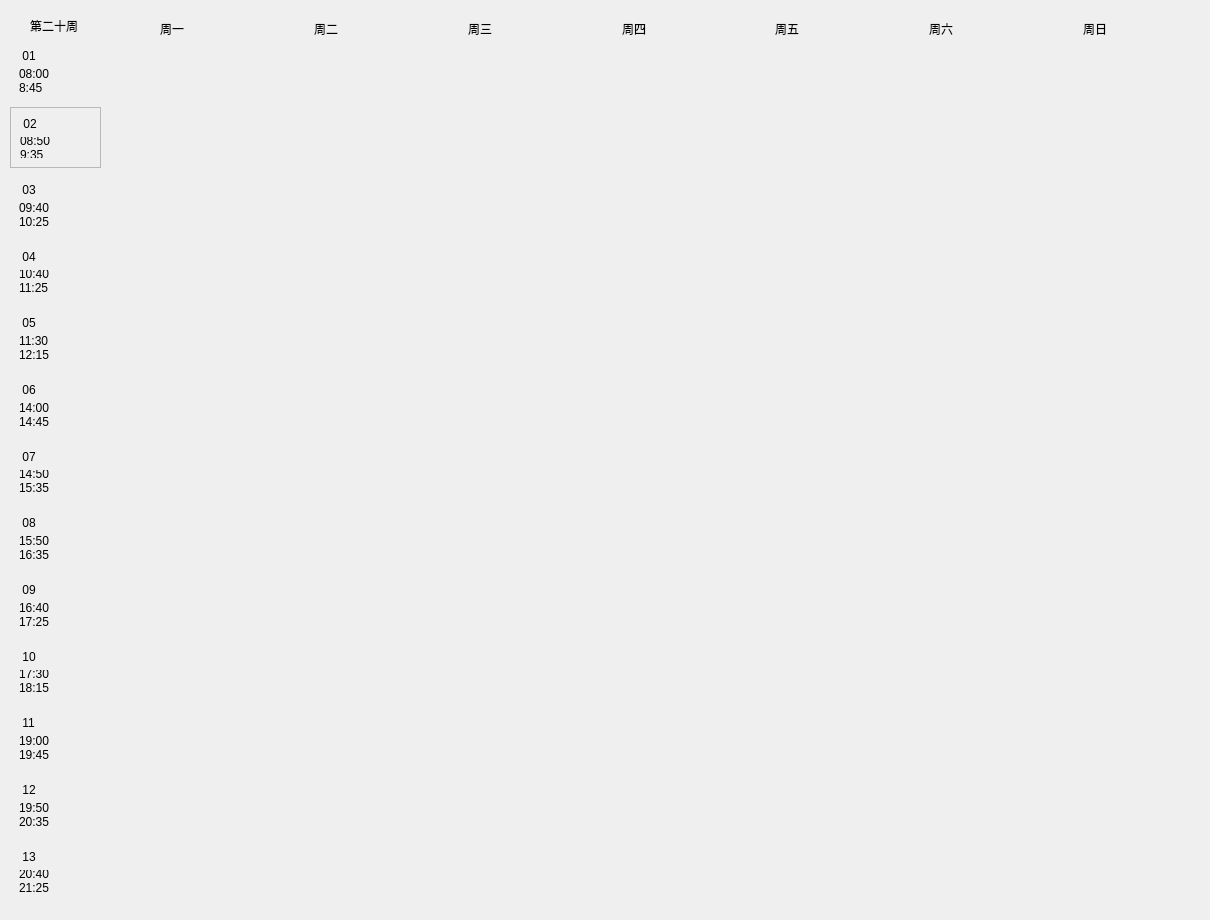
   <widget class="QWidget" name="page20">
    <widget class="QWidget" name="widget_305" native="true">
     <property name="geometry">
      <rect>
       <x>10</x>
       <y>0</y>
       <width>1191</width>
       <height>911</height>
      </rect>
     </property>
     <widget class="QLabel" name="firstweek_20">
      <property name="geometry">
       <rect>
        <x>20</x>
        <y>10</y>
        <width>101</width>
        <height>31</height>
       </rect>
      </property>
      <property name="styleSheet">
       <string notr="true">font: 12pt &quot;微软雅黑&quot;;</string>
      </property>
      <property name="text">
       <string>第二十周</string>
      </property>
     </widget>
     <widget class="QWidget" name="widget_306" native="true">
      <property name="geometry">
       <rect>
        <x>0</x>
        <y>40</y>
        <width>91</width>
        <height>861</height>
       </rect>
      </property>
      <layout class="QVBoxLayout" name="verticalLayout_267">
       <item>
        <widget class="QWidget" name="widget_307" native="true">
         <layout class="QVBoxLayout" name="verticalLayout_268">
          <item>
           <widget class="QLabel" name="num1_20">
            <property name="styleSheet">
             <string notr="true">font: rgb(32, 48, 126);
font: 12pt &quot;隶书&quot;;</string>
            </property>
            <property name="text">
             <string> 01</string>
            </property>
           </widget>
          </item>
          <item>
           <widget class="QLabel" name="first_20">
            <property name="text">
             <string>08:00
8:45</string>
            </property>
            <property name="scaledContents">
             <bool>false</bool>
            </property>
           </widget>
          </item>
         </layout>
        </widget>
       </item>
       <item>
        <widget class="QFrame" name="frame_20">
         <property name="frameShape">
          <enum>QFrame::StyledPanel</enum>
         </property>
         <property name="frameShadow">
          <enum>QFrame::Raised</enum>
         </property>
         <layout class="QVBoxLayout" name="verticalLayout_269">
          <item>
           <widget class="QLabel" name="num2_20">
            <property name="styleSheet">
             <string notr="true">font: rgb(32, 48, 126);
font: 12pt &quot;隶书&quot;;</string>
            </property>
            <property name="text">
             <string> 02</string>
            </property>
           </widget>
          </item>
          <item>
           <widget class="QLabel" name="second_20">
            <property name="text">
             <string>08:50
9:35</string>
            </property>
           </widget>
          </item>
         </layout>
        </widget>
       </item>
       <item>
        <widget class="QWidget" name="widget_308" native="true">
         <layout class="QVBoxLayout" name="verticalLayout_270">
          <item>
           <widget class="QLabel" name="num3_20">
            <property name="styleSheet">
             <string notr="true">font: 12pt &quot;隶书&quot;;</string>
            </property>
            <property name="text">
             <string> 03</string>
            </property>
           </widget>
          </item>
          <item>
           <widget class="QLabel" name="third_20">
            <property name="text">
             <string>09:40
10:25</string>
            </property>
           </widget>
          </item>
         </layout>
        </widget>
       </item>
       <item>
        <widget class="QWidget" name="widget_309" native="true">
         <layout class="QVBoxLayout" name="verticalLayout_271">
          <item>
           <widget class="QLabel" name="num4_20">
            <property name="styleSheet">
             <string notr="true">font: 12pt &quot;隶书&quot;;</string>
            </property>
            <property name="text">
             <string> 04</string>
            </property>
           </widget>
          </item>
          <item>
           <widget class="QLabel" name="forth_20">
            <property name="text">
             <string>10:40
11:25</string>
            </property>
           </widget>
          </item>
         </layout>
        </widget>
       </item>
       <item>
        <widget class="QWidget" name="widget_310" native="true">
         <layout class="QVBoxLayout" name="verticalLayout_272">
          <item>
           <widget class="QLabel" name="num5_20">
            <property name="styleSheet">
             <string notr="true">font: 12pt &quot;隶书&quot;;</string>
            </property>
            <property name="text">
             <string> 05</string>
            </property>
           </widget>
          </item>
          <item>
           <widget class="QLabel" name="fifth_20">
            <property name="text">
             <string>11:30
12:15</string>
            </property>
           </widget>
          </item>
         </layout>
        </widget>
       </item>
       <item>
        <widget class="QWidget" name="widget_311" native="true">
         <layout class="QVBoxLayout" name="verticalLayout_273">
          <item>
           <widget class="QLabel" name="num6_20">
            <property name="styleSheet">
             <string notr="true">font: 12pt &quot;隶书&quot;;</string>
            </property>
            <property name="text">
             <string> 06</string>
            </property>
           </widget>
          </item>
          <item>
           <widget class="QLabel" name="sixth_20">
            <property name="text">
             <string>14:00
14:45</string>
            </property>
           </widget>
          </item>
         </layout>
        </widget>
       </item>
       <item>
        <widget class="QWidget" name="widget_312" native="true">
         <layout class="QVBoxLayout" name="verticalLayout_274">
          <item>
           <widget class="QLabel" name="num7_20">
            <property name="styleSheet">
             <string notr="true">font: 12pt &quot;隶书&quot;;</string>
            </property>
            <property name="text">
             <string> 07</string>
            </property>
           </widget>
          </item>
          <item>
           <widget class="QLabel" name="seventh_20">
            <property name="text">
             <string>14:50
15:35</string>
            </property>
           </widget>
          </item>
         </layout>
        </widget>
       </item>
       <item>
        <widget class="QWidget" name="widget_313" native="true">
         <layout class="QVBoxLayout" name="verticalLayout_275">
          <item>
           <widget class="QLabel" name="num8_20">
            <property name="styleSheet">
             <string notr="true">font: 12pt &quot;隶书&quot;;</string>
            </property>
            <property name="text">
             <string> 08</string>
            </property>
           </widget>
          </item>
          <item>
           <widget class="QLabel" name="eighth_20">
            <property name="text">
             <string>15:50
16:35</string>
            </property>
           </widget>
          </item>
         </layout>
        </widget>
       </item>
       <item>
        <widget class="QWidget" name="widget_314" native="true">
         <layout class="QVBoxLayout" name="verticalLayout_276">
          <item>
           <widget class="QLabel" name="num9_20">
            <property name="styleSheet">
             <string notr="true">font: 12pt &quot;隶书&quot;;</string>
            </property>
            <property name="text">
             <string> 09</string>
            </property>
           </widget>
          </item>
          <item>
           <widget class="QLabel" name="ninth_20">
            <property name="text">
             <string>16:40
17:25</string>
            </property>
           </widget>
          </item>
         </layout>
        </widget>
       </item>
       <item>
        <widget class="QWidget" name="widget_315" native="true">
         <layout class="QVBoxLayout" name="verticalLayout_277">
          <item>
           <widget class="QLabel" name="num10_20">
            <property name="styleSheet">
             <string notr="true">font: 12pt &quot;隶书&quot;;</string>
            </property>
            <property name="text">
             <string> 10</string>
            </property>
           </widget>
          </item>
          <item>
           <widget class="QLabel" name="tenth_20">
            <property name="text">
             <string>17:30
18:15</string>
            </property>
           </widget>
          </item>
         </layout>
        </widget>
       </item>
       <item>
        <widget class="QWidget" name="widget_316" native="true">
         <layout class="QVBoxLayout" name="verticalLayout_278">
          <item>
           <widget class="QLabel" name="num11_20">
            <property name="styleSheet">
             <string notr="true">font: 12pt &quot;隶书&quot;;</string>
            </property>
            <property name="text">
             <string> 11</string>
            </property>
           </widget>
          </item>
          <item>
           <widget class="QLabel" name="eleventh_20">
            <property name="text">
             <string>19:00
19:45</string>
            </property>
           </widget>
          </item>
         </layout>
        </widget>
       </item>
       <item>
        <widget class="QWidget" name="widget_317" native="true">
         <layout class="QVBoxLayout" name="verticalLayout_279">
          <item>
           <widget class="QLabel" name="num12_20">
            <property name="styleSheet">
             <string notr="true">font: 12pt &quot;隶书&quot;;</string>
            </property>
            <property name="text">
             <string> 12</string>
            </property>
           </widget>
          </item>
          <item>
           <widget class="QLabel" name="twelfth_20">
            <property name="text">
             <string>19:50
20:35</string>
            </property>
           </widget>
          </item>
         </layout>
        </widget>
       </item>
       <item>
        <widget class="QWidget" name="widget_318" native="true">
         <layout class="QVBoxLayout" name="verticalLayout_280">
          <item>
           <widget class="QLabel" name="num13_20">
            <property name="styleSheet">
             <string notr="true">font: 12pt &quot;隶书&quot;;</string>
            </property>
            <property name="text">
             <string> 13</string>
            </property>
           </widget>
          </item>
          <item>
           <widget class="QLabel" name="thirteenth_20">
            <property name="text">
             <string>20:40
21:25</string>
            </property>
           </widget>
          </item>
         </layout>
        </widget>
       </item>
      </layout>
     </widget>
     <widget class="QWidget" name="widget_319" native="true">
      <property name="geometry">
       <rect>
        <x>150</x>
        <y>10</y>
        <width>1071</width>
        <height>37</height>
       </rect>
      </property>
      <property name="styleSheet">
       <string notr="true">font: 12pt &quot;隶书&quot;;</string>
      </property>
      <layout class="QHBoxLayout" name="horizontalLayout_20">
       <item>
        <widget class="QLabel" name="mon_20">
         <property name="text">
          <string>周一</string>
         </property>
        </widget>
       </item>
       <item>
        <widget class="QLabel" name="tue_20">
         <property name="text">
          <string>周二</string>
         </property>
        </widget>
       </item>
       <item>
        <widget class="QLabel" name="wed_20">
         <property name="text">
          <string>周三</string>
         </property>
        </widget>
       </item>
       <item>
        <widget class="QLabel" name="thu_20">
         <property name="text">
          <string>周四</string>
         </property>
        </widget>
       </item>
       <item>
        <widget class="QLabel" name="fri_20">
         <property name="text">
          <string>周五</string>
         </property>
        </widget>
       </item>
       <item>
        <widget class="QLabel" name="sat_20">
         <property name="text">
          <string>周六</string>
         </property>
        </widget>
       </item>
       <item>
        <widget class="QLabel" name="sun_20">
         <property name="text">
          <string>周日</string>
         </property>
        </widget>
       </item>
      </layout>
     </widget>
     <widget class="QWidget" name="widget_320" native="true">
      <property name="geometry">
       <rect>
        <x>100</x>
        <y>50</y>
        <width>1061</width>
        <height>851</height>
       </rect>
      </property>
     </widget>
    </widget>
   </widget>
